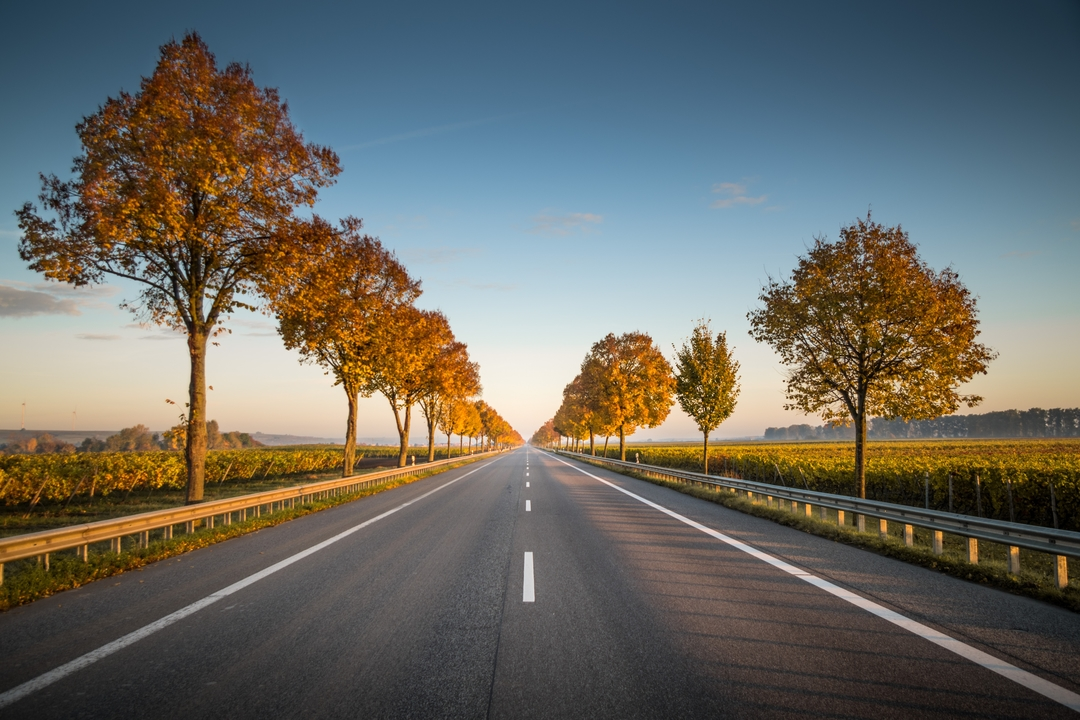
//> input picture openCLSetup/input_img.jpg, 1080 x 720 px
$ ./main   (built with g++ and OpenCV 4)
//> lines starting //> are read from the running program, lines starting //| are printed output that depends on the picture
#include <CL/cl.hpp>
#include <fstream>
#include <iostream>
#include <string.h>
#include <time.h>
#include <opencv2/opencv.hpp>

// Declare global variables
cl::Program program; // Program object

// Function to initialize OpenCL device and compile kernel code
// [97 lines left out: functions initializeDevice, loadKernelCode, createProgram, applyGrayscaleConversion, applyEdgeDetection, applyGaussianBlur, not called in this run]

int main() {
    // Load input image using OpenCV
    cv::Mat inputImgMat = cv::imread("input_img.jpg");
//> inputImgMat is the input picture: 720 rows x 1080 cols, CV_8UC3; mean B, G, R 99, 106, 106.7
    if (inputImgMat.empty()) {
        std::cerr << "Error: Could not load image!" << std::endl;
        return -1;
    }

    // Extract R, G, B channels from the input image
    std::vector<cv::Mat> channels;
    cv::split(inputImgMat, channels);
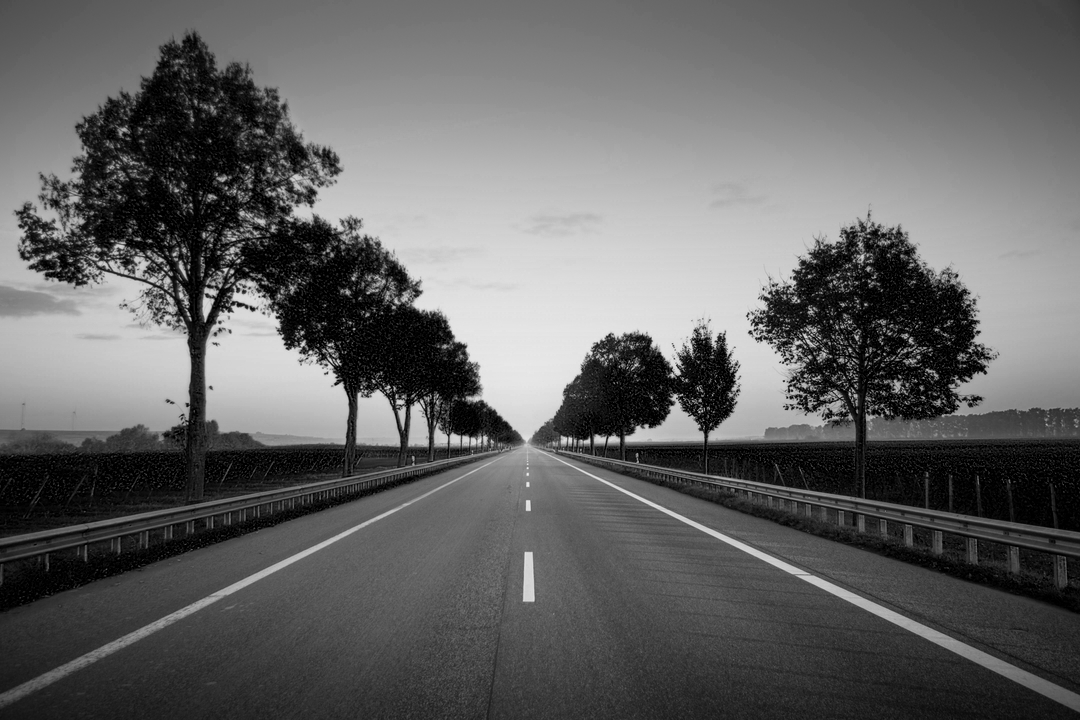
//> channels[0]: 720 rows x 1080 cols, CV_8UC1; min 0, max 240, mean 99
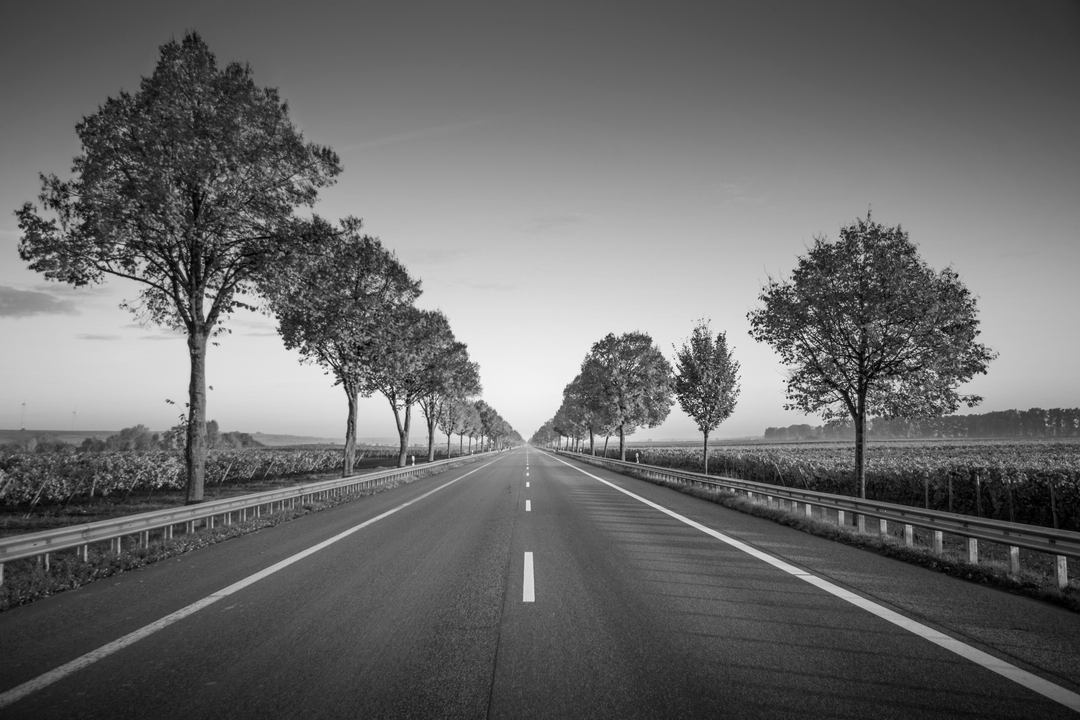
//> channels[1]: 720 rows x 1080 cols, CV_8UC1; min 0, max 251, mean 106
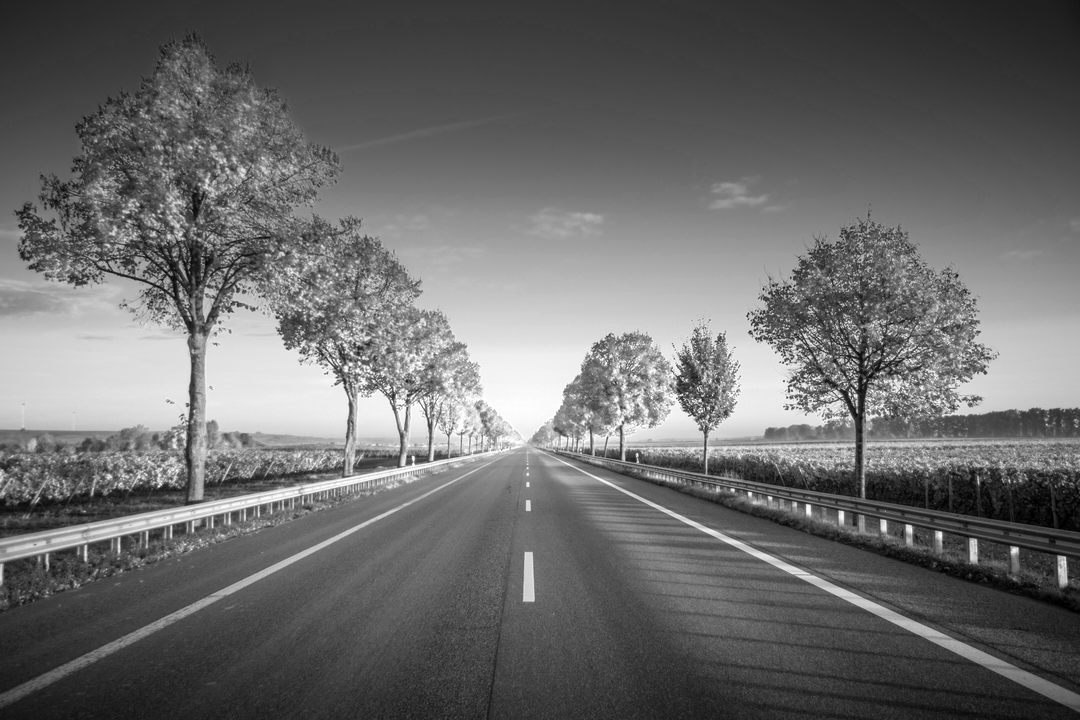
//> channels[2]: 720 rows x 1080 cols, CV_8UC1; min 0, max 255, mean 106.7
    cv::Mat inputRchannel = channels[2]; // OpenCV uses BGR ordering
    cv::Mat inputGchannel = channels[1];
    cv::Mat inputBchannel = channels[0];

    // Initialize OpenCL device
//> (the run ends here: the program needs code that is not available in this run, at `cl::Context context;`)
